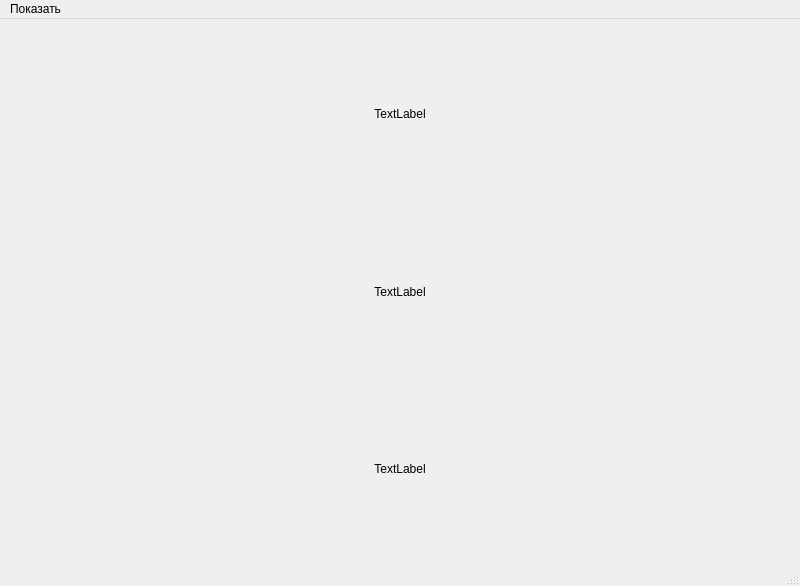
<?xml version="1.0" encoding="UTF-8"?>
<ui version="4.0">
 <class>MainWindow</class>
 <widget class="QMainWindow" name="MainWindow">
  <property name="geometry">
   <rect>
    <x>0</x>
    <y>0</y>
    <width>800</width>
    <height>586</height>
   </rect>
  </property>
  <property name="windowTitle">
   <string>MainWindow</string>
  </property>
  <widget class="QWidget" name="centralwidget">
   <layout class="QVBoxLayout" name="verticalLayout_2">
    <item>
     <layout class="QVBoxLayout" name="verticalLayout">
      <item>
       <widget class="QLabel" name="label_day1">
        <property name="text">
         <string>TextLabel</string>
        </property>
        <property name="alignment">
         <set>Qt::AlignCenter</set>
        </property>
       </widget>
      </item>
      <item>
       <widget class="QLabel" name="label_day2">
        <property name="text">
         <string>TextLabel</string>
        </property>
        <property name="alignment">
         <set>Qt::AlignCenter</set>
        </property>
       </widget>
      </item>
      <item>
       <widget class="QLabel" name="label_day3">
        <property name="text">
         <string>TextLabel</string>
        </property>
        <property name="alignment">
         <set>Qt::AlignCenter</set>
        </property>
       </widget>
      </item>
     </layout>
    </item>
   </layout>
  </widget>
  <widget class="QMenuBar" name="menubar">
   <property name="geometry">
    <rect>
     <x>0</x>
     <y>0</y>
     <width>800</width>
     <height>22</height>
    </rect>
   </property>
   <widget class="QMenu" name="menu">
    <property name="title">
     <string>Показать</string>
    </property>
    <addaction name="action_search"/>
    <addaction name="action_charts"/>
    <addaction name="action_favorites"/>
   </widget>
   <addaction name="menu"/>
  </widget>
  <widget class="QStatusBar" name="statusbar"/>
  <action name="action_search">
   <property name="text">
    <string>Найти Город</string>
   </property>
  </action>
  <action name="action_charts">
   <property name="text">
    <string>Графики</string>
   </property>
  </action>
  <action name="action_favorites">
   <property name="text">
    <string>Избранное</string>
   </property>
  </action>
 </widget>
 <resources/>
 <connections/>
</ui>
